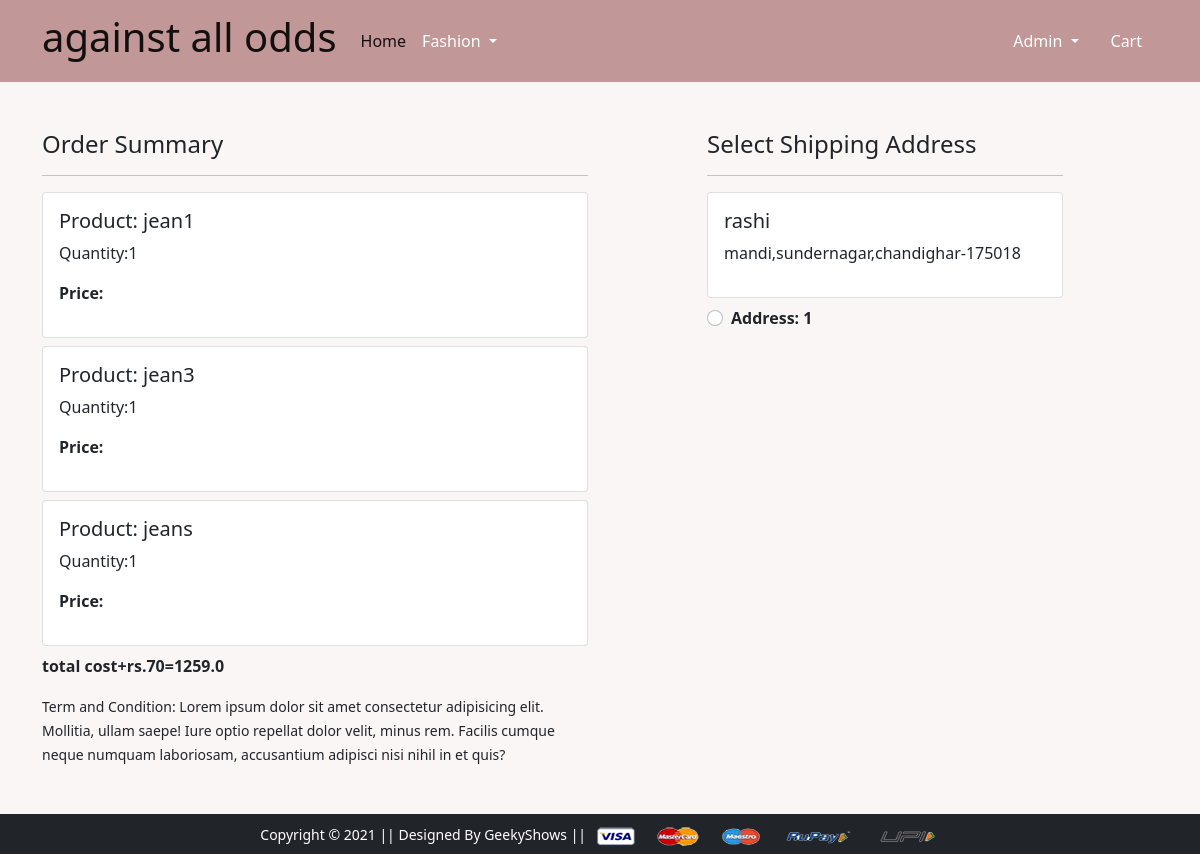
Screenshot of /checkout/ (signed in) with the database file from the repository.
### app/models.py (models this page shows)
class cart(models.Model):
         user=models.ForeignKey(User,on_delete=models.CASCADE)
         product=models.ForeignKey(product ,on_delete=models.CASCADE)
         quantity=models.PositiveIntegerField(default=1)

class product(models.Model):
      title=models.CharField(max_length=100)
      selling_price=models.FloatField()
      discount_price=models.FloatField()
      description=models.TextField()
      brand=models.CharField(max_length=100)
      category=models.CharField( choices=CATEGORY_CHOICES ,max_length=2)
      product_image=models.ImageField(upload_to='productimg')

class customer(models.Model):
       user  =models.ForeignKey(User, on_delete=models.CASCADE)
       name =models.CharField(max_length=100)
       locality = models.CharField(max_length=100)
       city = models.CharField(max_length=30)
       zipcode =models.IntegerField()
       state =models.CharField(choices=STATE_CHOICES,max_length=50)

### app/views.py (the view)
# urls.py: path('checkout/', views.checkout, name='checkout'),
@login_required
def checkout(request):
      user= request.user
      add = customer.objects.filter(user=user)
      cart_items=cart.objects.filter(user=user)
      amount =0.0
      shipping_amount=70.0
      totalamount=0.0
      cart_product=[p for p in cart.objects.all() if p.user == request.user]
      if cart_product:
          for  p in cart_product:
                  tempamount = (p.quantity* p.product.discount_price)
                  amount += tempamount
          totalamount=amount+shipping_amount
      return render(request, 'app/checkout.html',{'add':add ,'cart_items':cart_items,'totalamount':totalamount}
      )

### app/templates/app/checkout.html (shortened to what this page needs)
{% extends 'app/base.html' %}
{% load static %}
{% block main-content %}
<div class="container">
 <div class="row mt-5">
  <div class="col-sm-6">
    <h4>Order Summary</h4>
    <hr>
    {%for item in cart_items%}
      <div class="card mb-2">
        <div class="card-body">
          <h5>Product: {{item.product.title}}</h5>
          <p>Quantity:{{item.quantity}}</p>
          <p class="fw-bold">Price: {{item.total_cost}}</p>
        </div>
      </div>
      {%endfor %}
      <p class="fw-bold">total cost+rs.70={{totalamount}}</p>
    <small>Term and Condition: Lorem ipsum dolor sit amet consectetur adipisicing elit. Mollitia, ullam saepe! Iure optio repellat dolor velit, minus rem. Facilis cumque neque numquam laboriosam, accusantium adipisci nisi nihil in et quis?</small>
  </div>
  <div class="col-sm-4 offset-sm-1">
    <h4>Select Shipping Address</h4>
    <hr>
    <form action="/paymentdone">
      {%for ad in add%}
      <div class="card">
        <div class="card-body">
        <h5>{{ad.name}}</h5>
        <p>{{ad.locality}},{{ad.city}},{{ad.state}}-{{ad.zipcode}}</p>
        </div>
      </div>
        <div class="form-check mt-2 mb-5">
          <input class="form-check-input" type="radio" name="custid" id="custadd{{forloop.counter}}"value="{{ad.id}}">
          <label class="form-check-label fw-bold" for="custadd{{forloop.counter}b }">
            Address: {{forloop.counter}} </label>
        </div>
        {% endfor %}
      </form>
    </div>
  </div>
</div>
{% endblock main-content %}

### app/templates/app/base.html (shortened to what this page needs)
{% load static %}
<!doctype html>
<html lang="en">
  <head>
    <link href="https://cdn.jsdelivr.net/npm/bootstrap@5.0.0-beta1/dist/css/bootstrap.min.css" rel="stylesheet">
    <link rel="stylesheet" href="{% static 'app/css/owl.carousel.min.css' %}">
    <link rel="stylesheet" href="{% static 'app/css/all.min.css' %}">
    <link rel="stylesheet" href="{% static 'app/css/style.css' %}">
  </head>
  <body>
    <nav class="navbar navbar-expand-lg navbar-light  yes";>
      <div class="container">
       <a class="navbar-brand" href="/"><h1>against all odds</h1></a>
       <div class="collapse navbar-collapse" id="navbarSupportedContent">
         <ul class="navbar-nav me-auto mb-2 mb-lg-0">
           <li class="nav-item">
             <a class="nav-link active" aria-current="page" href="/">Home</a>
            </li>
            <li class="nav-item dropdown">
              <a class="nav-link dropdown-toggle text-white" href="#" id="fashionDropdown" role="button" data-bs-toggle="dropdown" aria-expanded="false">
                Fashion
              </a>
            </li>
          </ul>
          <div>
            <ul class="navbar-nav me-auto mb-2 mb-lg-0">
          {% if request.user.is_authenticated %}
           <li class="nav-item dropdown mx-2">
              <a class="nav-link dropdown-toggle text-white" href="#" id="profileDropdown" role="button" data-bs-toggle="dropdown" aria-expanded="false">
                {{request.user.username|capfirst}}
              </a>
            </li>
            <li class="nav-item mx-2">
             <a href="{% url 'showcart' %}" class="nav-link text-white"> Cart </a>
            </li>
            {% endif  %}
          </ul>
         </div>
       </div>
     </div>
    </nav>
    {% block main-content %} {% endblock main-content %}
    <footer class="container-fluid bg-dark text-center p-2 mt-5">
        <small class="text-white">Copyright &copy; 2021 || Designed By GeekyShows || </small>
        <img src="{% static 'app/images/payment.png' %}" alt="" srcset="" class="img-fluid" height="2px">
    </footer>
  </body>
</html>

### app/templates/app/base.html (style rules this page uses)
body { background-color:rgb(250, 246, 246); }
.yes { justify-content:space-between ; background-color: rgb(194, 151, 151); }

### rows the page displays
cart: product "jean1", quantity "1"
cart: product "jean3", quantity "1"
cart: product "jeans", quantity "1"
customer: name "rashi", locality "mandi", city "sundernagar", state "chandighar", zipcode "175018"

### other values shown
{{ request.user.username|capfirst }} "Admin"
{{ totalamount }} "1259.0"
